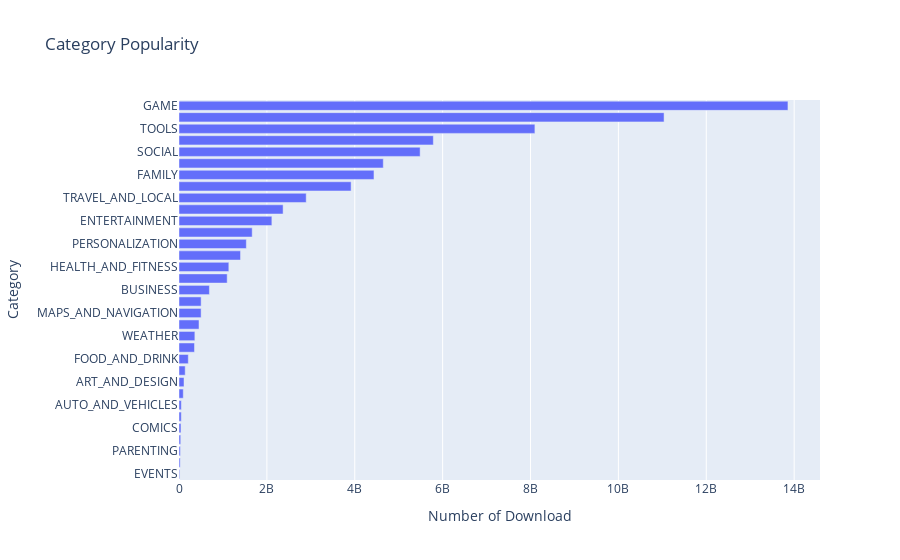

Source (notebook cell):
### Code cell
h_bar = px.bar(x=category_installs.Installs, y=category_installs.index, orientation='h', title='Category Popularity')
h_bar.update_layout(xaxis_title='Number of Download', yaxis_title='Category')
h_bar.show()

### Figure 1 — Plotly figure (JSON) as saved in the notebook; plotly's stock layout.template omitted (floating-point values rounded to 4 significant figures)
{"data": [{"alignmentgroup": "True", "hovertemplate": "x=%{x}<br>y=%{y}<extra></extra>", "legendgroup": "", "marker": {"color": "#636efa", "pattern": {"shape": ""}}, "name": "", "offsetgroup": "", "orientation": "h", "showlegend": false, "textposition": "auto", "type": "bar", "x": [15949410, 26916200, 31116110, 39162676, 44931100, 52083000, 53129800, 97082000, 114233100, 140912410, 211677750, 352852000, 361096500, 455249400, 503267560, 503611120, 692018120, 1096431465, 1134006220, 1400331540, 1532352930, 1665791655, 2113660000, 2369110650, 2894859300, 3916897200, 4437554490, 4649143130, 5487841475, 5788070180, 8099724500, 11039241530, 13858762717], "xaxis": "x", "y": ["EVENTS", "BEAUTY", "PARENTING", "MEDICAL", "COMICS", "LIBRARIES_AND_DEMO", "AUTO_AND_VEHICLES", "HOUSE_AND_HOME", "ART_AND_DESIGN", "DATING", "FOOD_AND_DRINK", "EDUCATION", "WEATHER", "FINANCE", "MAPS_AND_NAVIGATION", "LIFESTYLE", "BUSINESS", "SPORTS", "HEALTH_AND_FITNESS", "SHOPPING", "PERSONALIZATION", "BOOKS_AND_REFERENCE", "ENTERTAINMENT", "NEWS_AND_MAGAZINES", "TRAVEL_AND_LOCAL", "VIDEO_PLAYERS", "FAMILY", "PHOTOGRAPHY", "SOCIAL", "PRODUCTIVITY", "TOOLS", "COMMUNICATION", "GAME"], "yaxis": "y"}], "layout": {"autosize": true, "barmode": "relative", "legend": {"tracegroupgap": 0}, "title": {"text": "Category Popularity"}, "xaxis": {"anchor": "y", "autorange": true, "domain": [0, 1], "range": [0, 14590000000.0], "title": {"text": "Number of Download"}, "type": "linear"}, "yaxis": {"anchor": "x", "autorange": true, "domain": [0, 1], "range": [-0.5, 32.5], "title": {"text": "Category"}, "type": "category"}}}
